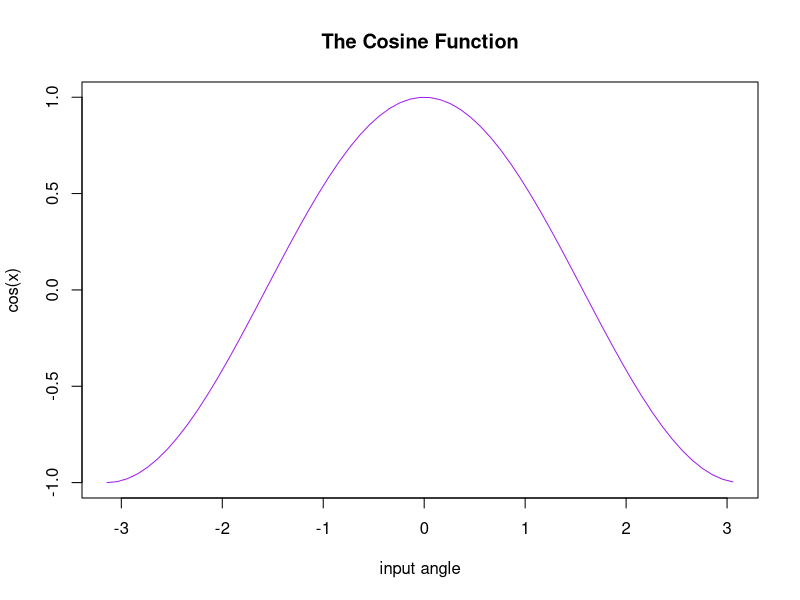

The R script that drew this image:
x <- seq(-pi, pi, 0.1)

plot(x,cos(x), main = "The Cosine Function", xlab = "input angle", ylab = "cos(x)",col ="purple", type = 'l')